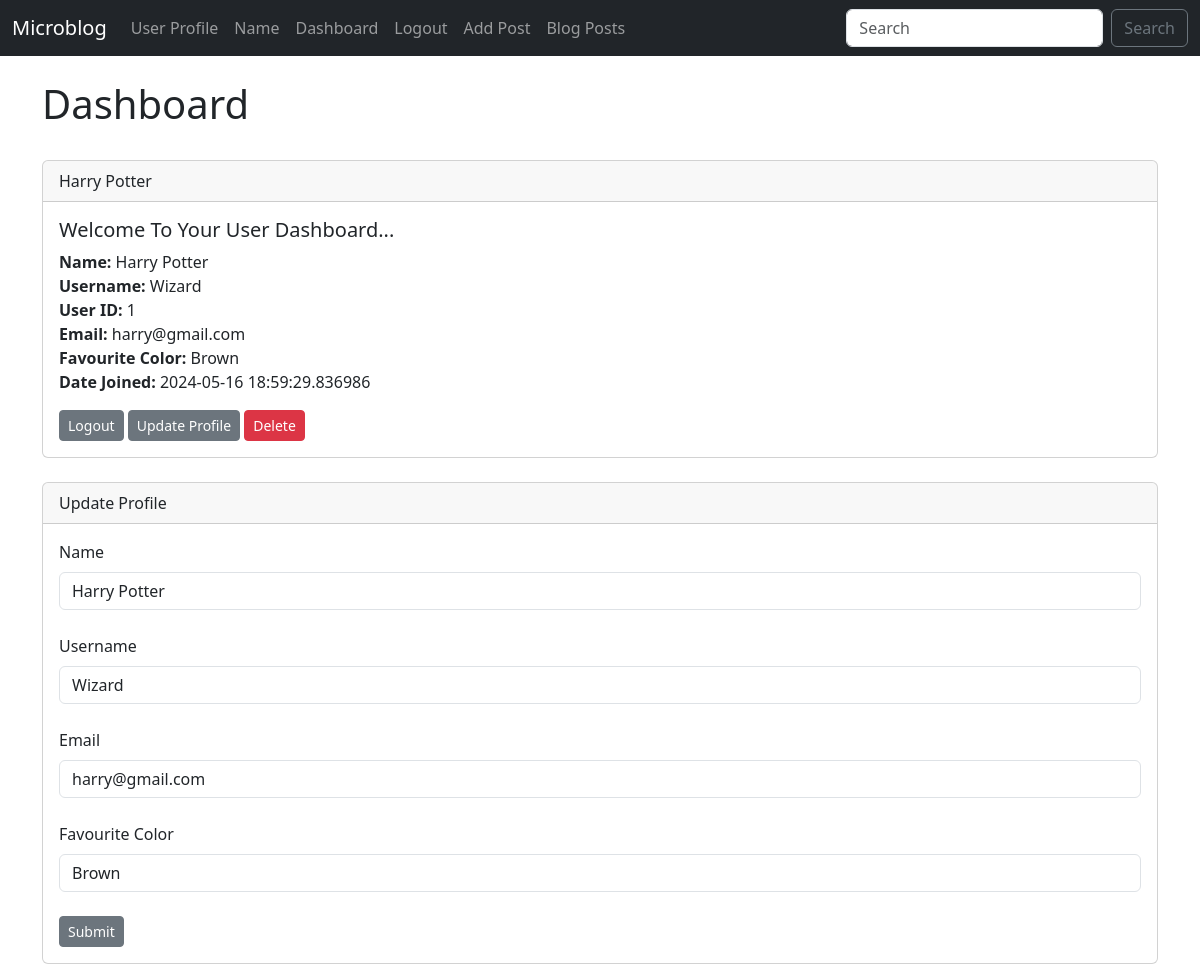
The page /dashboard (signed in) on the database its author committed.
### app/models.py (models this page shows, shortened)
class User(db.Model, UserMixin):
    id = db.Column(db.Integer, primary_key=True)
    username = db.Column(db.String(20), nullable=False, unique=True)
    name = db.Column(db.String(200), nullable=False)
    email = db.Column(db.String(120), nullable=False, unique=True)
    favourite_color = db.Column(db.String(120))
    date_added = db.Column(db.DateTime, default=datetime.utcnow)
    password_hash = db.Column(db.String(128))
    posts = db.relationship("Post", backref="poster")
    @property
    def password(self):
        raise AttributeError('Password is not a readable attribute!')

### app/routes.py (the view)
@app.route("/dashboard", methods=["GET", "POST"])
@login_required
def dashboard():
    form = UserForm()
    id = current_user.id
    name_to_update = User.query.get_or_404(id)
    if request.method == "POST":
        name_to_update.name = request.form['name']
        name_to_update.email = request.form['email']
        name_to_update.favourite_color = request.form['favourite_color']
        name_to_update.username = request.form['username']
        try:
            db.session.commit()
            flash("User Updated Succesfuly")
            return render_template("dashboard.html", form=form, name_to_update=name_to_update)
        except:
            flash("Error! Problem occurred... try again..")
            return render_template("dashboard.html", form=form, name_to_update=name_to_update)
    else:
        return render_template("dashboard.html", form=form, name_to_update=name_to_update, id=id)

### app/forms.py
class UserForm(FlaskForm):
    name = StringField("Name", validators=[DataRequired()])
    username = StringField("Username", validators=[DataRequired()])
    email = StringField("Email ", validators=[DataRequired()])
    favourite_color = StringField("Favourite Color")
    password_hash = PasswordField("Password", validators=[DataRequired(),EqualTo('password_hash2', message="Passwords Must Match!")])
    password_hash2 = PasswordField("Confirm Password", validators=[DataRequired()])
    submit = SubmitField("Submit")

### app/routes.py (called while the page is built)
@login_manager.user_loader
def load_user(user_id):
    return User.query.get(int(user_id))

### app/templates/dashboard.html (shortened to what this page needs)
{% extends "base.html" %}
{% block content %}
<h1>Dashboard</h1>
<br />
<div class="card">
    <div class="card-header">
        {{ current_user.name }}
    </div>
    <div class="card-body">
      <h5 class="card-title">Welcome To Your User Dashboard...</h5>
      <p class="card-text">
        <strong>Name: </strong>{{ current_user.name }}<br />
        <strong>Username: </strong>{{ current_user.username }}<br />
        <strong>User ID: </strong>{{ current_user.id }}<br />
        <strong>Email: </strong>{{ current_user.email }}<br />
        <strong>Favourite Color: </strong>{{ current_user.favourite_color }}<br />
        <strong>Date Joined: </strong>{{ current_user.date_added }}<br />
      </p>
      <a href="{{ url_for("logout") }}" class="btn btn-secondary btn-sm">Logout</a>
      <a href="{{ url_for('update', id=current_user.id) }}" class="btn btn-secondary btn-sm">Update Profile</a>
      <a href="{{ url_for('delete',id=current_user.id) }}" class="btn btn-danger btn-sm">Delete</a>
    </div>
  </div>
<br />
<div class="card">
    <div class="card-header">
      Update Profile
    </div>
    <div class="card-body">
        <form action="/dashboard" method="post">
            {{ form.name.label(class="form-label") }}
            {{ form.name(class="form-control", value=name_to_update.name) }}
            <br />
            {{ form.username.label(class="form-label") }}
            {{ form.username(class="form-control", value=name_to_update.username) }}
            <br />
            {{ form.email.label(class="form-label") }}
            {{ form.email(class="form-control", value=name_to_update.email) }}
            <br />
            {{ form.favourite_color.label(class="form-label") }}
            {{ form.favourite_color(class="form-control", value=name_to_update.favourite_color) }}
            <br />
            {{ form.submit(class="btn btn-secondary btn-sm") }}
        </form>
    </div>
  </div>
{% endblock %}

### rows shown on the page
User: name "Harry Potter", username "Wizard", id "1", email "harry@gmail.com", favourite_color "Brown", date_added "2024-05-16 18:59:29.836986"
